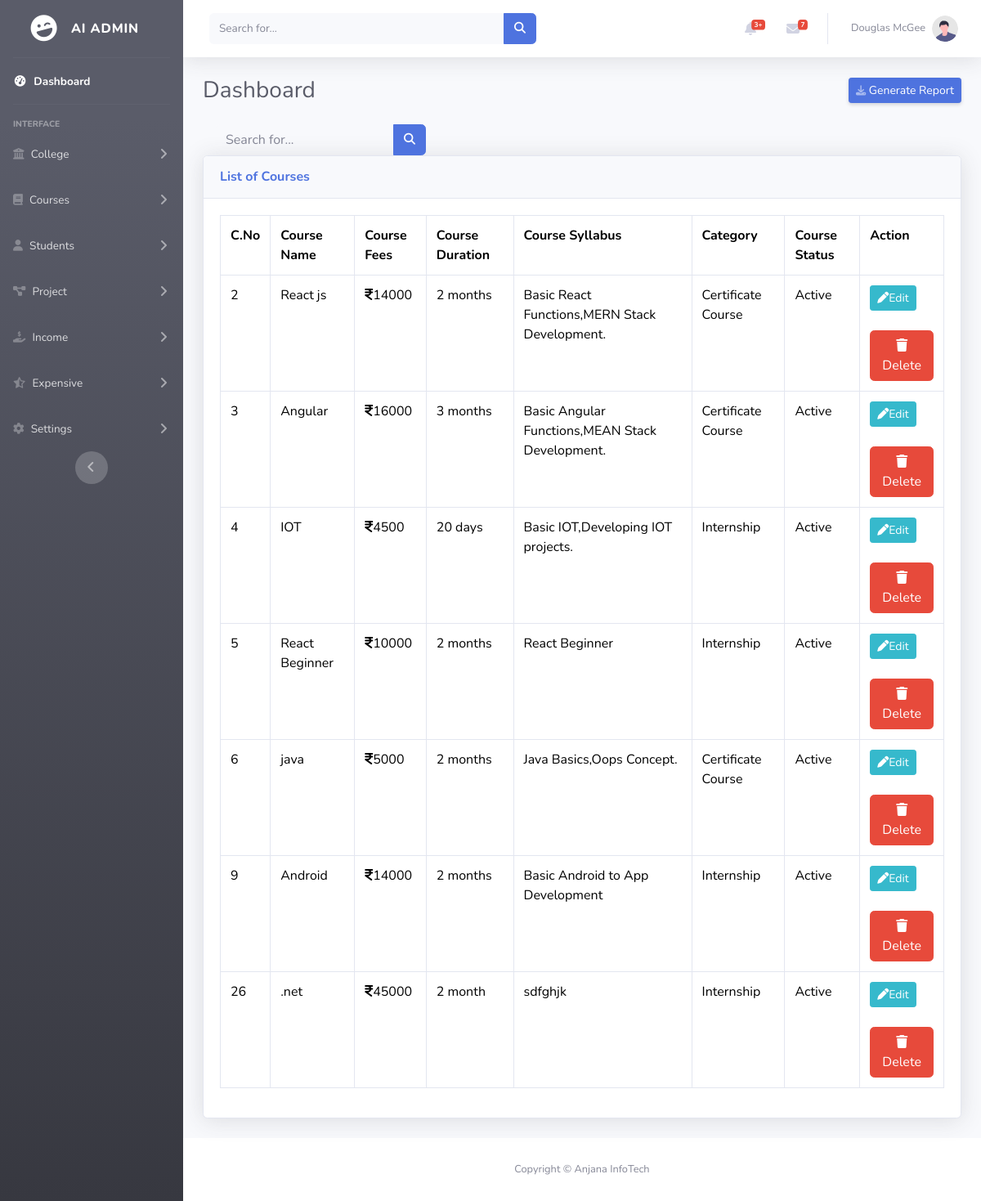
The page /ListCourse.php on the database as committed earlier.
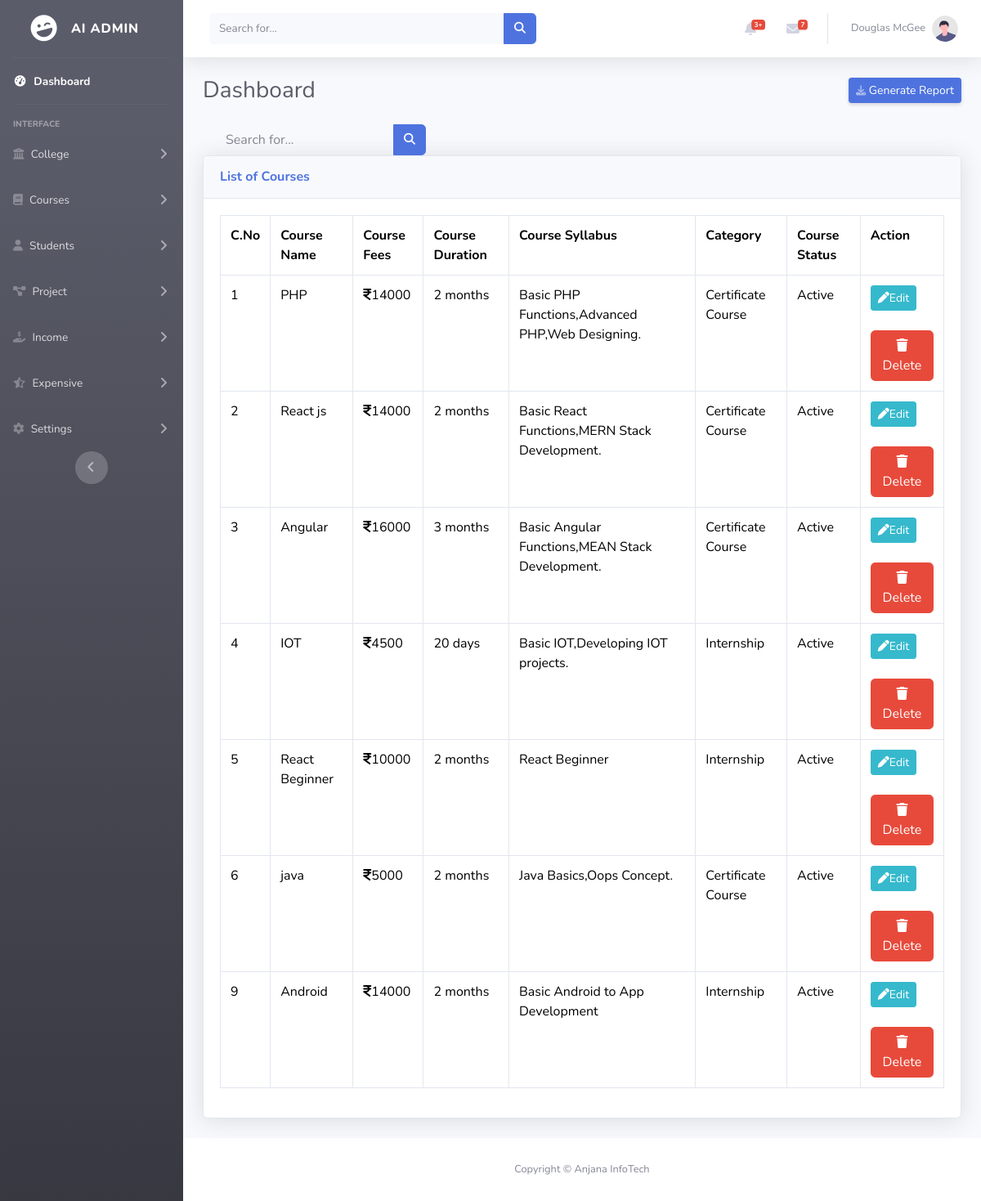
The same page on the database as committed later.
### tables this page shows
CREATE TABLE `addcourse` (
  `cid` int(11) NOT NULL,
  `course_name` varchar(50) NOT NULL,
  `course_fees` varchar(10) NOT NULL,
  `course_duration` varchar(20) NOT NULL,
  `course_syllabus` varchar(191) NOT NULL,
  `category` varchar(100) NOT NULL,
  `status` varchar(20) NOT NULL
);

### ListCourse.php (the view, shortened to what the changed rows need)
<!DOCTYPE html>
<html lang="en">
<head>
    <link href="vendor/fontawesome-free/css/all.min.css" rel="stylesheet" type="text/css">
    <link rel="stylesheet" href="https://cdnjs.cloudflare.com/ajax/libs/font-awesome/6.6.0/css/all.min.css" />
    <link href="https://cdn.jsdelivr.net/npm/bootstrap@5.3.3/dist/css/bootstrap.min.css" rel="stylesheet">
    <link href="css/sb-admin-2.min.css" rel="stylesheet">
</head>
<body id="page-top">
    <div id="wrapper">
        <div id="content-wrapper" class="d-flex flex-column">
            <div id="content">
                <div class="container-fluid">
                <div class="d-sm-flex align-items-center justify-content-between mb-4">
                        <h1 class="h3 mb-0 text-gray-800">Dashboard</h1>
                    </div>
                    <?php
                    include('./db.php');
                    $se = "SELECT * FROM addcourse";
                    $ex = mysqli_query($db, $se);
                    ?>
                    <div class="card shadow mb-4">
                        <div class="card-body">
                            <div class="table-responsive">
                                <table class='table table-bordered' id='dataTable' width='100%' cellspacing='0'>
                                    <tr>
                                        <th>C.No</th>
                                        <th>Course Name</th>
                                        <th>Course Fees</th>
                                        <th>Course Duration</th>
                                        <th>Course Syllabus</th>
                                        <th>Category</th>
                                        <th>Course Status</th>
                                        <th>Action</th>
                                    </tr>
                                    <?php
                                    while ($row = mysqli_fetch_assoc($ex)) { ?>
                                        <tr id='tr'>
                                            <td id='course-id'><?php echo $row['cid'] ?></td>
                                            <td id='course-name'><?php echo $row['course_name'] ?></td>
                                            <td id='course-price'><i class='fa-solid fa-indian-rupee-sign' style='color: #000000;'></i><?php echo $row['course_fees'] ?></td>
                                            <td id='course-duration'><?php echo $row['course_duration'] ?></td>
                                            <td id='course-syllabus'><?php echo $row['course_syllabus'] ?></td>
                                            <td id='category'>
                                                <?php echo $row['category'] ?>
                                            </td>
                                            <td id='course-status'>
                                                <?php echo $row['status'] ?>
                                            </td>
                                            <td>
                                                    <a href="editcourse.php?cid=<?php echo $row['cid']; ?>" class="btn btn-info btn-sm" ><i class="fa-solid fa-pen" style="color: #ffffff;"></i>Edit</a>
                                                <br><br>
                                                 <form action="editcourse.php" method="POST">
                                                <a href="editcourse.php?cid=<?php echo $row['cid']; ?>" class="btn btn-danger" name="delete"><i class="fa-solid fa-trash" style="color: #ffffff;"></i>Delete</a>
                                                </form>
                                            </td>
                                        </tr>
                                    <?php } ?>
                                </table>
                            </div>
                        </div>
                    </div>
                </div>
            </div>
        </div>
    </div>
</body>
</html>

Rows that differ between the two databases and show on the page:
removed addcourse: cid "26", course_name ".net", course_fees "45000", course_duration "2 month", course_syllabus "sdfghjk", category "Internship", status "Active"
added addcourse: cid "1", course_name "PHP", course_fees "14000", course_duration "2 months", course_syllabus "Basic PHP Functions,Advanced PHP,Web Designing.", category "Certificate Course", status "Active"
